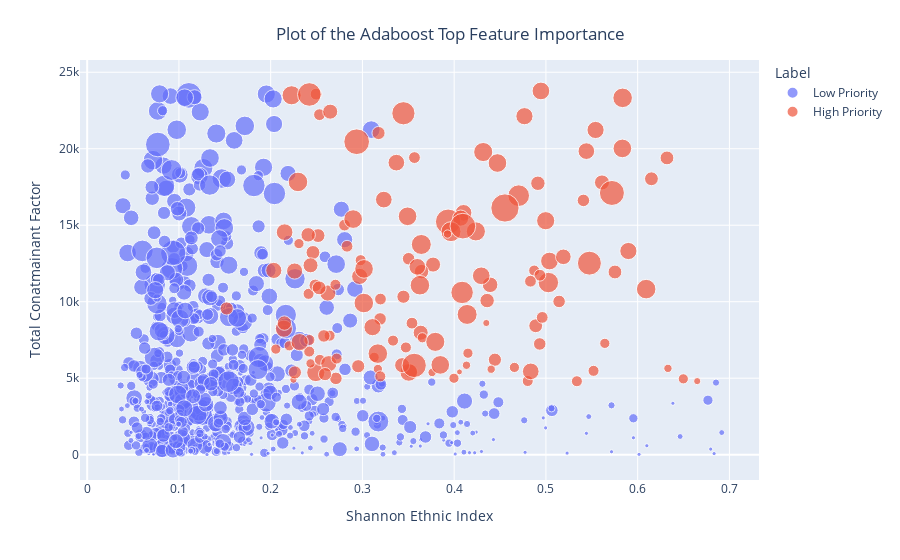

Notebook code cell kept with this figure:
### Code cell
fig = px.scatter(
    new_df, 
    x="Shannon_Ethnic_DI", 
    y="Sum_ContaminantFactor", 
    color="Label",
    size='Num_Contaminants', 
    hover_data=['Sum_ContaminantFactor'],
    labels={
        "Sum_ContaminantFactor": "Total Conatmainant Factor",
        "Shannon_Ethnic_DI" : " Shannon Ethnic Index"
                     
                 },
)

fig.update_layout(
    title={
        'text': "Plot of the Adaboost Top Feature Importance",
        'y':0.95,
        'x':0.5,
        'xanchor': 'center',
        'yanchor': 'top'})


fig.show()

### Figure 1 — Plotly figure (JSON) as saved in the notebook; plotly's stock layout.template omitted (floating-point values rounded to 4 significant figures; data arrays with more than 128 entries replaced by an {"elided": "..."} marker saying what was removed)
{"data": [{"hovertemplate": "Label=Low Priority<br> Shannon Ethnic Index=%{x}<br>Total Conatmainant Factor=%{y}<br>Num_Contaminants=%{marker.size}<extra></extra>", "legendgroup": "Low Priority", "marker": {"color": "#636efa", "size": {"elided": "696 int values"}, "sizemode": "area", "sizeref": 0.115, "symbol": "circle"}, "mode": "markers", "name": "Low Priority", "orientation": "v", "showlegend": true, "type": "scatter", "x": {"elided": "696 float values"}, "xaxis": "x", "y": {"elided": "696 int values"}, "yaxis": "y"}, {"hovertemplate": "Label=High Priority<br> Shannon Ethnic Index=%{x}<br>Total Conatmainant Factor=%{y}<br>Num_Contaminants=%{marker.size}<extra></extra>", "legendgroup": "High Priority", "marker": {"color": "#EF553B", "size": {"elided": "138 int values"}, "sizemode": "area", "sizeref": 0.115, "symbol": "circle"}, "mode": "markers", "name": "High Priority", "orientation": "v", "showlegend": true, "type": "scatter", "x": {"elided": "138 float values"}, "xaxis": "x", "y": {"elided": "138 int values"}, "yaxis": "y"}], "layout": {"legend": {"itemsizing": "constant", "title": {"text": "Label"}, "tracegroupgap": 0}, "margin": {"t": 60}, "title": {"text": "Plot of the Adaboost Top Feature Importance", "x": 0.5, "xanchor": "center", "y": 0.95, "yanchor": "top"}, "xaxis": {"anchor": "y", "domain": [0, 1], "title": {"text": " Shannon Ethnic Index"}}, "yaxis": {"anchor": "x", "domain": [0, 1], "title": {"text": "Total Conatmainant Factor"}}}}
